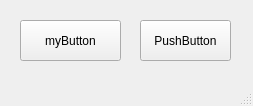
<?xml version="1.0" encoding="UTF-8"?>
<ui version="4.0">
 <class>MainWindow</class>
 <widget class="QMainWindow" name="MainWindow">
  <property name="geometry">
   <rect>
    <x>0</x>
    <y>0</y>
    <width>253</width>
    <height>106</height>
   </rect>
  </property>
  <property name="windowTitle">
   <string>MainWindow</string>
  </property>
  <property name="styleSheet">
   <string notr="true"/>
  </property>
  <property name="documentMode">
   <bool>true</bool>
  </property>
  <widget class="QWidget" name="centralwidget">
   <widget class="QPushButton" name="pushButton_2">
    <property name="geometry">
     <rect>
      <x>140</x>
      <y>20</y>
      <width>91</width>
      <height>41</height>
     </rect>
    </property>
    <property name="text">
     <string>PushButton</string>
    </property>
   </widget>
   <widget class="myButton" name="pushButton">
    <property name="geometry">
     <rect>
      <x>20</x>
      <y>20</y>
      <width>101</width>
      <height>41</height>
     </rect>
    </property>
    <property name="text">
     <string>myButton</string>
    </property>
   </widget>
  </widget>
  <widget class="QMenuBar" name="menubar">
   <property name="geometry">
    <rect>
     <x>0</x>
     <y>0</y>
     <width>253</width>
     <height>21</height>
    </rect>
   </property>
  </widget>
  <widget class="QStatusBar" name="statusbar"/>
 </widget>
 <customwidgets>
  <customwidget>
   <class>myButton</class>
   <extends>QPushButton</extends>
   <header>myButton</header>
  </customwidget>
 </customwidgets>
 <resources/>
 <connections/>
</ui>
